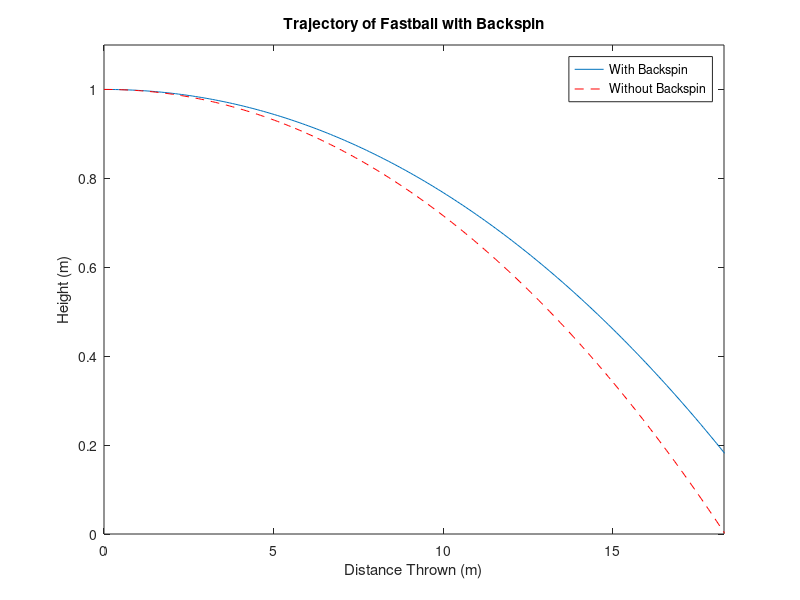

The MATLAB script that drew this image:
% Hegsted_3_18
% Damian Hegsted 4/21/2011

% Calculate the effect of backspin on a fastball.  How much does an angular
% velocity of 1000 rpm (typical for a fastball) affect the trajectory?
% Backspin axis will be the z axis which not shown here as all the forces
% act in the y direction.

% clear data
clc;clear;close all;

% The spin dependent force is:
% F=S*w*vx

% and the equations of motion are
% dx/dt=vx
% dvx/dt=-B*v*vx/m
% dy/dt=vy
% dvy/dt=-g+S*vx*w/m

% setting initial constants
S=.00041;                          % Magnus Force
% B/m=.0039+.0058/(1+exp((v-35)/5))     % Baseball drag
g=9.80665;                              % gravity
t=0;
x=0;                          % thrown along x axis
y=1;                          % thrown from 1 m off the ground (height)
v0=42.4688;                   % initial velocity
vx=v0;                        % initial x velocity
vy=0;                         % initial y velocity
w=1000/60*2*pi;               % radians per second

% time steps
N=500;
dt=1/N;

% loop fastball with backspin
for n=1:N
    x(n+1)=x(n)+vx(n)*dt;
    y(n+1)=y(n)+vy(n)*dt;
    vx(n+1)=vx(n)-dt*(.0039+.0058/(1+exp((sqrt(vx(n)^2+vy(n)^2)-35)/5)))*sqrt(vx(n)^2+vy(n)^2)*vx(n);
    vy(n+1)=vy(n)+dt*S*vx(n)*w-g*dt;
end

plot(x,y);axis([0 18.288 0 1.1]);
hold on
xlabel('Distance Thrown (m)');ylabel('Height (m)');
title('Trajectory of Fastball with Backspin');

% loop fastball without backspin
S=0;
for n=1:N
    x(n+1)=x(n)+vx(n)*dt;
    y(n+1)=y(n)+vy(n)*dt;
    vx(n+1)=vx(n)-dt*(.0039+.0058/(1+exp((sqrt(vx(n)^2+vy(n)^2)-35)/5)))*sqrt(vx(n)^2+vy(n)^2)*vx(n);
    vy(n+1)=vy(n)-dt*S*vx(n)*w-g*dt;
end
plot(x,y,'r--');
legend('With Backspin','Without Backspin');
hold off

diff=(.03984-.01149)*3.2808399*12;

% Conclusion:
% In the distance of 60 feet (18.288 m) the ball travels to the home plate it
% experiences an upward Magnus Force.  Compared to a throw without backspin
% it reaches home plate 1.1161 inches higher.